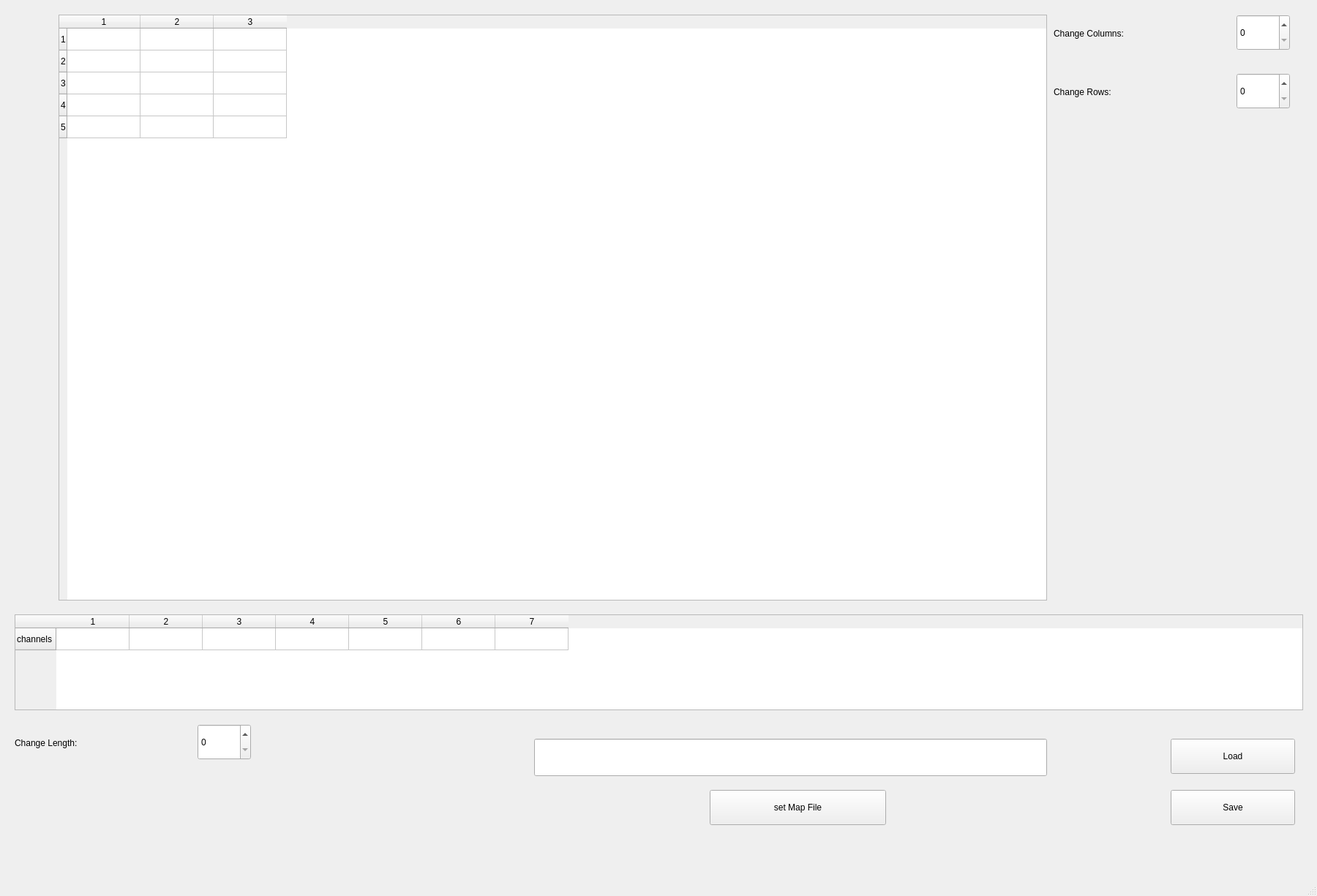
<?xml version="1.0" encoding="UTF-8"?>
<ui version="4.0">
 <class>MainWindow</class>
 <widget class="QMainWindow" name="MainWindow">
  <property name="geometry">
   <rect>
    <x>0</x>
    <y>0</y>
    <width>1800</width>
    <height>1225</height>
   </rect>
  </property>
  <property name="windowTitle">
   <string>MainWindow</string>
  </property>
  <widget class="QWidget" name="centralwidget">
   <widget class="QTableWidget" name="connectorTable">
    <property name="geometry">
     <rect>
      <x>80</x>
      <y>20</y>
      <width>1351</width>
      <height>801</height>
     </rect>
    </property>
    <row>
     <property name="text">
      <string>1</string>
     </property>
    </row>
    <row>
     <property name="text">
      <string>2</string>
     </property>
    </row>
    <row>
     <property name="text">
      <string>3</string>
     </property>
    </row>
    <row>
     <property name="text">
      <string>4</string>
     </property>
    </row>
    <row>
     <property name="text">
      <string>5</string>
     </property>
    </row>
    <column>
     <property name="text">
      <string>1</string>
     </property>
    </column>
    <column>
     <property name="text">
      <string>2</string>
     </property>
    </column>
    <column>
     <property name="text">
      <string>3</string>
     </property>
    </column>
   </widget>
   <widget class="QSpinBox" name="RowSpinBox">
    <property name="geometry">
     <rect>
      <x>1690</x>
      <y>100</y>
      <width>73</width>
      <height>49</height>
     </rect>
    </property>
   </widget>
   <widget class="QSpinBox" name="ColumnSpinBox">
    <property name="geometry">
     <rect>
      <x>1690</x>
      <y>20</y>
      <width>73</width>
      <height>49</height>
     </rect>
    </property>
   </widget>
   <widget class="QPushButton" name="SetConfigButton">
    <property name="geometry">
     <rect>
      <x>1600</x>
      <y>1010</y>
      <width>170</width>
      <height>48</height>
     </rect>
    </property>
    <property name="text">
     <string>Load</string>
    </property>
   </widget>
   <widget class="QTableWidget" name="channelTable">
    <property name="geometry">
     <rect>
      <x>20</x>
      <y>840</y>
      <width>1761</width>
      <height>131</height>
     </rect>
    </property>
    <row>
     <property name="text">
      <string>channels</string>
     </property>
    </row>
    <column>
     <property name="text">
      <string>1</string>
     </property>
    </column>
    <column>
     <property name="text">
      <string>2</string>
     </property>
    </column>
    <column>
     <property name="text">
      <string>3</string>
     </property>
    </column>
    <column>
     <property name="text">
      <string>4</string>
     </property>
    </column>
    <column>
     <property name="text">
      <string>5</string>
     </property>
    </column>
    <column>
     <property name="text">
      <string>6</string>
     </property>
    </column>
    <column>
     <property name="text">
      <string>7</string>
     </property>
    </column>
   </widget>
   <widget class="QPushButton" name="SetSaveButton">
    <property name="geometry">
     <rect>
      <x>1600</x>
      <y>1080</y>
      <width>170</width>
      <height>48</height>
     </rect>
    </property>
    <property name="text">
     <string>Save</string>
    </property>
   </widget>
   <widget class="QLabel" name="label">
    <property name="geometry">
     <rect>
      <x>1440</x>
      <y>20</y>
      <width>251</width>
      <height>51</height>
     </rect>
    </property>
    <property name="text">
     <string>Change Columns:</string>
    </property>
   </widget>
   <widget class="QLabel" name="label_2">
    <property name="geometry">
     <rect>
      <x>1440</x>
      <y>100</y>
      <width>251</width>
      <height>51</height>
     </rect>
    </property>
    <property name="text">
     <string>Change Rows:</string>
    </property>
   </widget>
   <widget class="QSpinBox" name="LengthSpinBox">
    <property name="geometry">
     <rect>
      <x>270</x>
      <y>990</y>
      <width>73</width>
      <height>49</height>
     </rect>
    </property>
   </widget>
   <widget class="QLabel" name="label_3">
    <property name="geometry">
     <rect>
      <x>20</x>
      <y>990</y>
      <width>251</width>
      <height>51</height>
     </rect>
    </property>
    <property name="text">
     <string>Change Length:</string>
    </property>
   </widget>
   <widget class="QLineEdit" name="fileNameEdit">
    <property name="geometry">
     <rect>
      <x>730</x>
      <y>1010</y>
      <width>701</width>
      <height>51</height>
     </rect>
    </property>
   </widget>
   <widget class="QPushButton" name="BrowseButton">
    <property name="geometry">
     <rect>
      <x>970</x>
      <y>1080</y>
      <width>241</width>
      <height>48</height>
     </rect>
    </property>
    <property name="text">
     <string>set Map File</string>
    </property>
   </widget>
  </widget>
  <widget class="QMenuBar" name="menubar">
   <property name="geometry">
    <rect>
     <x>0</x>
     <y>0</y>
     <width>1800</width>
     <height>39</height>
    </rect>
   </property>
  </widget>
  <widget class="QStatusBar" name="statusbar"/>
 </widget>
 <resources/>
 <connections/>
</ui>
